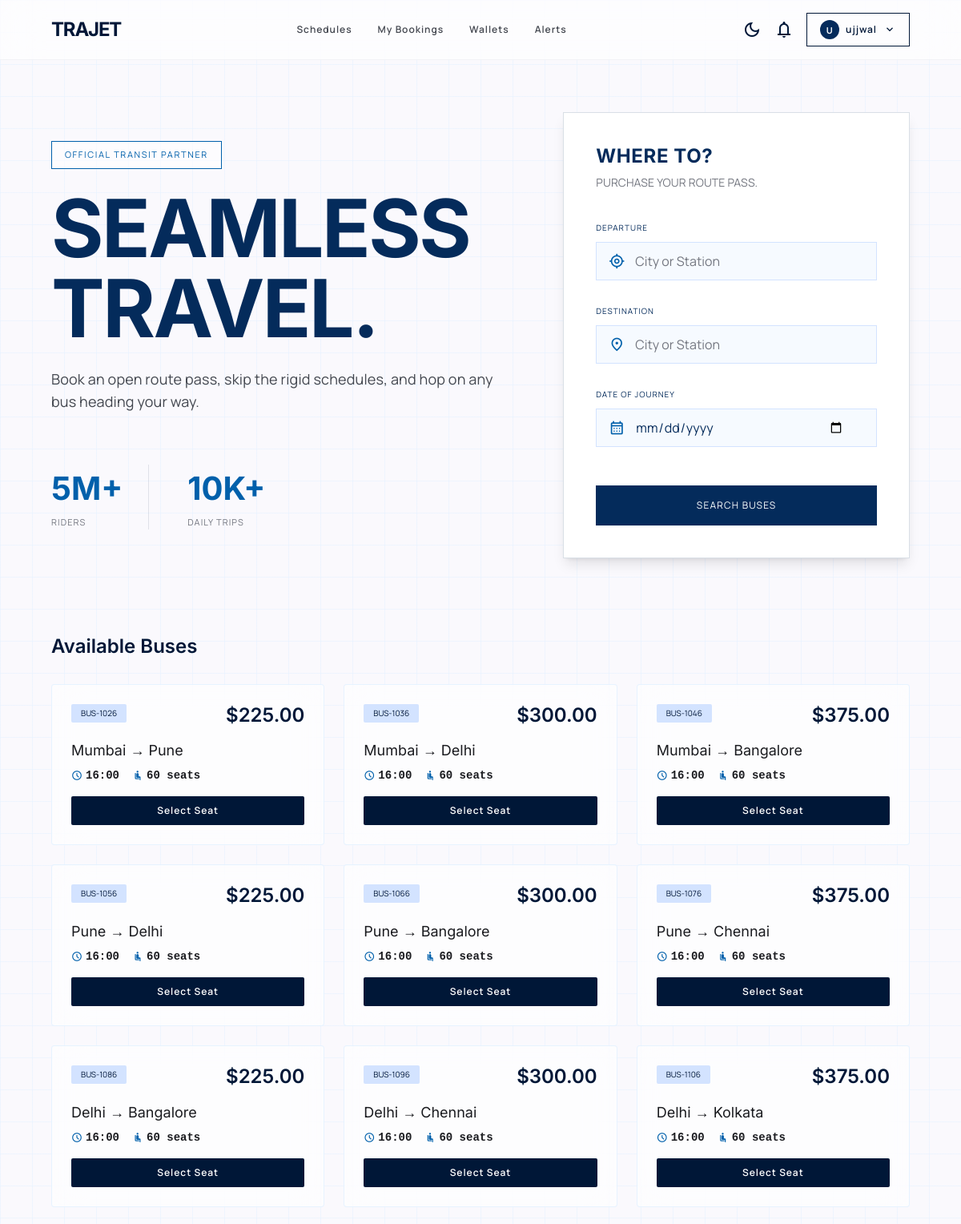
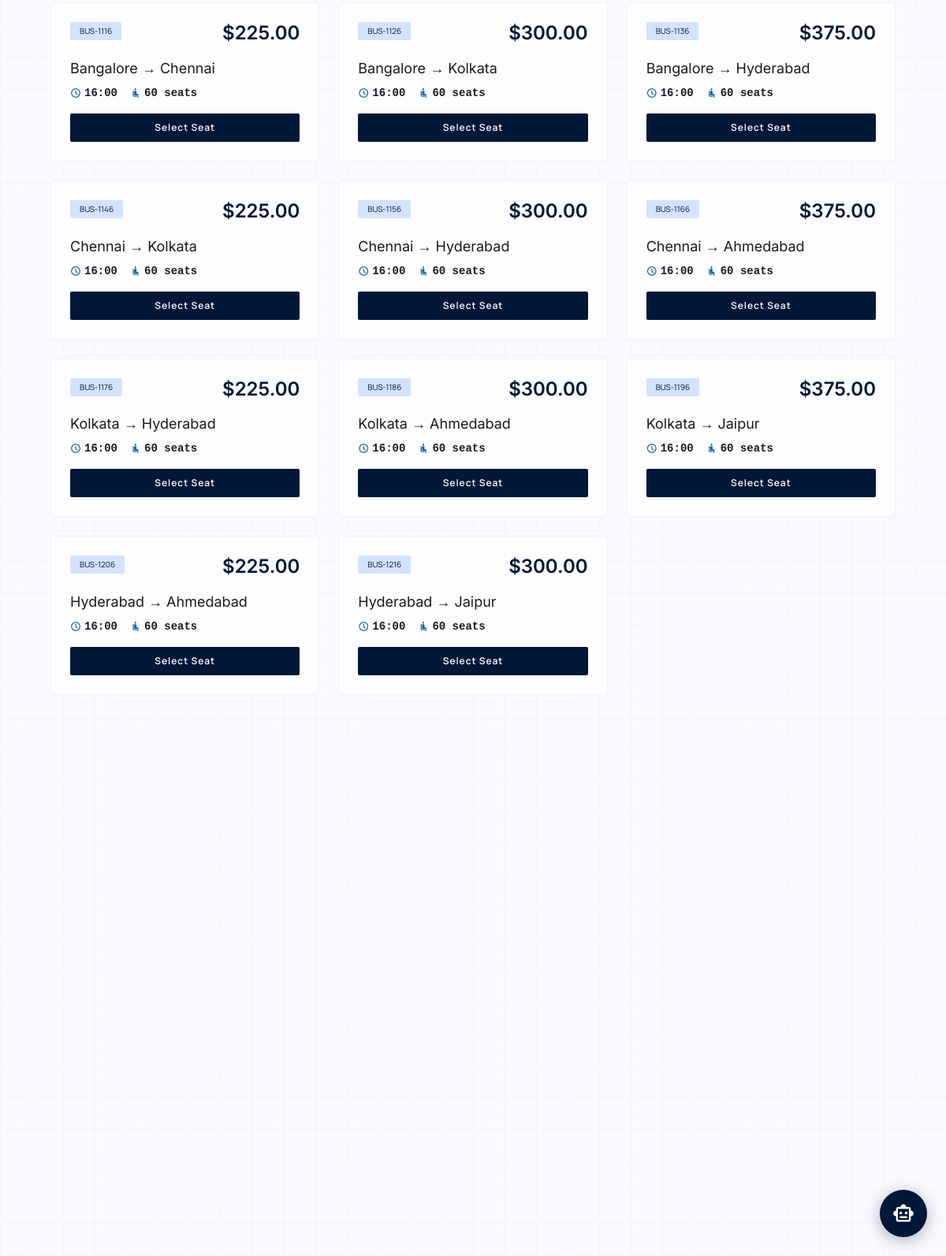
The app's page / (signed in) with its own data (2 pictures, top to bottom).
### transit/models.py (models this page shows, shortened)
class BusSchedule(models.Model):
    route = models.ForeignKey(Route, on_delete=models.CASCADE, related_name='schedules')
    bus_number = models.CharField(max_length=20)
    departure_time = models.DateTimeField()
    arrival_time = models.DateTimeField()
    total_seats = models.IntegerField(default=60)
    available_seats = models.IntegerField(default=60)
    price = models.DecimalField(max_digits=10, decimal_places=2)
    status_choices = [
        ('scheduled', 'Scheduled'),
        ('boarding', 'Boarding'),
        ('departed', 'Departed'),
        ('arrived', 'Arrived'),
        ('cancelled', 'Cancelled'),
    ]
    status = models.CharField(max_length=20, choices=status_choices, default='scheduled')
    created_at = models.DateTimeField(auto_now_add=True)
    class Meta:
        ordering = ['departure_time']

class Route(models.Model):
    departure = models.ForeignKey(Station, on_delete=models.CASCADE, related_name='departures')
    destination = models.ForeignKey(Station, on_delete=models.CASCADE, related_name='destinations')
    distance_km = models.DecimalField(max_digits=8, decimal_places=2, default=0)
    base_price = models.DecimalField(max_digits=10, decimal_places=2, default=0)
    is_active = models.BooleanField(default=True)

class Station(models.Model):
    name = models.CharField(max_length=200)
    city = models.CharField(max_length=100)
    latitude = models.DecimalField(max_digits=9, decimal_places=6, default=0)
    longitude = models.DecimalField(max_digits=9, decimal_places=6, default=0)
    is_active = models.BooleanField(default=True)
    class Meta:
        verbose_name_plural = 'Stations'

### transit/views.py (the view)
# urls.py: path('', views.schedules_view, name='schedules'),
def schedules_view(request):
    seed_data()
    departure = request.GET.get('departure', '')
    destination = request.GET.get('destination', '')
    journey_date = request.GET.get('journey_date', '')
    schedules = BusSchedule.objects.filter(
        status='scheduled',
        departure_time__gte=timezone.now()
    ).select_related('route', 'route__departure', 'route__destination')
    if departure:
        schedules = schedules.filter(route__departure__city__icontains=departure)
    if destination:
        schedules = schedules.filter(route__destination__city__icontains=destination)
    if journey_date:
        schedules = schedules.filter(departure_time__date=journey_date)
    return render(request, 'transit/schedules.html', {
        'schedules': schedules[:20],
        'cities_json': json.dumps(CITIES),
        'departure': departure,
        'destination': destination,
        'journey_date': journey_date,
    })

### templates/transit/schedules.html (shortened to what this page needs)
{% extends 'base.html' %}
{% block content %}
<main class="pt-[140px] pb-24 px-margin-mobile md:px-margin-desktop max-w-container-max mx-auto min-h-screen">
    <div class="grid grid-cols-1 lg:grid-cols-12 gap-gutter w-full">
        <div class="col-span-1 lg:col-span-7 flex flex-col justify-center space-y-12 lg:pr-12">
            <div class="space-y-6">
                <div class="inline-block px-4 py-2 border border-secondary text-secondary font-label-caps text-[11px] bg-white/50 uppercase tracking-[0.15em] slide-up-enter">OFFICIAL TRANSIT PARTNER</div>
                <h1 class="font-display-hero text-display-hero-mobile md:text-[100px] text-primary-container slide-up-enter font-bold leading-none tracking-tight">SEAMLESS<br/>TRAVEL.</h1>
                <p class="font-body-lg text-body-lg text-on-surface-variant max-w-xl slide-up-enter" style="font-size:18px;line-height:1.6;">Book an open route pass, skip the rigid schedules, and hop on any bus heading your way.</p>
            </div>
            <div class="flex items-center space-x-12 slide-up-enter pt-4">
                <div class="flex items-center space-x-8 border-r border-primary/10 pr-8">
                    <div>
                        <div class="font-headline-lg text-[40px] text-secondary font-bold">5M+</div>
                        <div class="font-label-caps text-[11px] text-outline mt-1 tracking-widest uppercase">RIDERS</div>
                    </div>
                </div>
                <div>
                    <div class="font-headline-lg text-[40px] text-secondary font-bold">10K+</div>
                    <div class="font-label-caps text-[11px] text-outline mt-1 tracking-widest uppercase">DAILY TRIPS</div>
                </div>
            </div>
        </div>
        <div class="col-span-1 lg:col-span-5 relative mt-16 lg:mt-0 flex items-center justify-end">
            <div class="booking-card p-10 w-full max-w-md shadow-lg">
                <div class="mb-8">
                    <h2 class="font-headline-md text-headline-md text-primary-container mb-2 font-bold tracking-wide">WHERE TO?</h2>
                    <p class="font-body-md text-body-md text-outline text-sm">PURCHASE YOUR ROUTE PASS.</p>
                </div>
                <form class="space-y-6" method="GET" action="{% url 'transit:schedules' %}">
                    <div class="space-y-2">
                        <label class="font-label-caps text-[10px] text-primary-container uppercase tracking-widest">DEPARTURE</label>
                        <div class="relative">
                            <span class="material-symbols-outlined absolute left-4 top-1/2 -translate-y-1/2 text-secondary text-[20px]">my_location</span>
                            <input name="departure" autocomplete="off" class="w-full h-12 pl-12 pr-4 bg-secondary-fixed/20 border border-secondary-fixed focus:border-secondary focus:ring-1 focus:ring-secondary focus:outline-none transition-colors font-body-md text-primary-container placeholder:text-outline" placeholder="City or Station" type="text" value="{{ departure }}"/>
                        </div>
                    </div>
                    <div class="space-y-2">
                        <label class="font-label-caps text-[10px] text-primary-container uppercase tracking-widest">DESTINATION</label>
                        <div class="relative">
                            <span class="material-symbols-outlined absolute left-4 top-1/2 -translate-y-1/2 text-secondary text-[20px]">location_on</span>
                            <input name="destination" autocomplete="off" class="w-full h-12 pl-12 pr-4 bg-secondary-fixed/20 border border-secondary-fixed focus:border-secondary focus:ring-1 focus:ring-secondary focus:outline-none transition-colors font-body-md text-primary-container placeholder:text-outline" placeholder="City or Station" type="text" value="{{ destination }}"/>
                        </div>
                    </div>
                    <div class="space-y-2">
                        <label class="font-label-caps text-[10px] text-primary-container uppercase tracking-widest">DATE OF JOURNEY</label>
                        <div class="relative">
                            <span class="material-symbols-outlined absolute left-4 top-1/2 -translate-y-1/2 text-secondary text-[20px]">calendar_month</span>
                            <input name="journey_date" class="w-full h-12 pl-12 pr-10 bg-secondary-fixed/20 border border-secondary-fixed focus:border-secondary focus:ring-1 focus:ring-secondary focus:outline-none transition-colors font-body-md text-primary-container" type="date"/>
                        </div>
                    </div>
                    <div class="pt-6 space-y-4">
                        <button class="w-full h-[50px] bg-primary-container text-white font-label-caps text-[12px] tracking-[0.1em] hover:bg-primary transition-colors hover:scale-[1.02] active:scale-[0.98] duration-150 uppercase" type="submit">SEARCH BUSES</button>
                    </div>
                </form>
            </div>
        </div>
    </div>
    {% if schedules %}
    <section class="mt-24">
        <h2 class="font-headline-md text-headline-md text-primary mb-8">Available Buses</h2>
        <div class="grid grid-cols-1 md:grid-cols-2 lg:grid-cols-3 gap-6">
            {% for schedule in schedules %}
            <div class="glass-card p-6 rounded-lg hover:border-secondary transition-all duration-300 transform hover:-translate-y-1">
                <div class="flex justify-between items-start mb-4">
                    <span class="font-label-caps text-[10px] px-3 py-1 bg-secondary-fixed text-primary rounded">{{ schedule.bus_number }}</span>
                    <span class="font-headline-md text-headline-md text-primary">${{ schedule.price }}</span>
                </div>
                <h3 class="font-headline-md text-[18px] mb-2">{{ schedule.route.departure.city }} &rarr; {{ schedule.route.destination.city }}</h3>
                <div class="flex flex-wrap gap-x-4 gap-y-2 mb-4">
                    <div class="flex items-center gap-1">
                        <span class="material-symbols-outlined text-secondary text-sm">schedule</span>
                        <span class="font-mono text-sm font-semibold">{{ schedule.departure_time|time:"H:i" }}</span>
                    </div>
                    <div class="flex items-center gap-1">
                        <span class="material-symbols-outlined text-secondary text-sm">airline_seat_recline_normal</span>
                        <span class="font-mono text-sm font-semibold">{{ schedule.available_seats }} seats</span>
                    </div>
                </div>
                <a href="{% url 'transit:seat_selection' %}?schedule_id={{ schedule.id }}" class="block w-full text-center bg-primary text-white py-3 font-label-caps text-label-caps rounded hover:bg-primary-container transition-colors">Select Seat</a>
            </div>
            {% endfor %}
        </div>
    </section>
    {% endif %}
</main>
{% endblock %}

### templates/base.html (shortened to what this page needs)
{% load static %}
<!DOCTYPE html>
<html class="light" lang="en">
<head>
    <script src="https://cdn.tailwindcss.com?plugins=forms,container-queries"></script>
    <link rel="stylesheet" href="{% static 'css/main.css' %}"/>
</head>
<body class="bg-surface font-body-md text-on-surface min-h-screen blueprint-bg overflow-x-hidden">
    <header class="fixed top-0 w-full z-50 bg-white/60 dark:bg-primary/60 backdrop-blur-xl border-b border-outline-variant/20">
        <div class="flex justify-between items-center px-margin-mobile md:px-margin-desktop py-4 w-full max-w-container-max mx-auto">
            <a href="{% url 'transit:schedules' %}" class="font-headline-md text-headline-md font-bold tracking-tighter text-primary">TRAJET</a>
            <div class="hidden md:flex gap-8 items-center">
                <a class="text-on-surface-variant dark:text-outline-variant font-label-caps text-label-caps hover:text-secondary transition-colors duration-150" href="{% url 'transit:schedules' %}">Schedules</a>
                <a class="text-on-surface-variant dark:text-outline-variant font-label-caps text-label-caps hover:text-secondary transition-colors duration-150" href="{% url 'transit:my_bookings' %}">My Bookings</a>
                <a class="text-on-surface-variant dark:text-outline-variant font-label-caps text-label-caps hover:text-secondary transition-colors duration-150" href="{% url 'transit:wallet' %}">Wallets</a>
                <a class="text-on-surface-variant dark:text-outline-variant font-label-caps text-label-caps hover:text-secondary transition-colors duration-150" href="{% url 'transit:alerts' %}">Alerts</a>
            </div>
            <div class="flex items-center gap-4">
                <button class="material-symbols-outlined text-primary hover:text-secondary transition-colors" onclick="toggleTheme()">dark_mode</button>
                <span class="material-symbols-outlined text-primary">notifications</span>
                {% if user.is_authenticated %}
                <div class="relative" id="profile-menu-wrapper">
                    <button onclick="toggleProfileMenu()" class="flex items-center gap-2 font-label-caps text-label-caps text-primary border border-primary px-4 py-2 hover:bg-primary hover:text-white transition-all">
                        <span class="w-6 h-6 rounded-full bg-primary-container text-white text-[11px] flex items-center justify-center font-bold">{{ user.username|first|upper }}</span>
                        {{ user.username|truncatechars:10 }}
                        <span class="material-symbols-outlined text-[16px]">expand_more</span>
                    </button>
                </div>
                {% else %}
                <a href="{% url 'transit:login_user' %}" class="bg-primary text-on-primary font-label-caps text-label-caps px-6 py-2 rounded hover:bg-primary-container transition-colors">Login</a>
                {% endif %}
            </div>
        </div>
    </header>
    {% block content %}{% endblock %}
    {% if user.is_authenticated %}
    <div id="chat-widget">
        <button id="chat-toggle" onclick="toggleChat()">
            <span class="material-symbols-outlined" style="font-size:28px">smart_toy</span>
        </button>
    </div>
    {% endif %}
</body>
</html>

### static/css/main.css (style rules this page uses)
:root { --primary: #001737; --secondary: #0060ab; --surface: #faf9fd; --on-surface: #1a1b1f; }
* { box-sizing: border-box; }
body { font-family: 'Manrope', sans-serif; background-color: var(--surface); color: var(--on-surface); margin: 0; padding: 0; }
.blueprint-bg { background-color: var(--surface); background-image: linear-gradient(rgba(226, 240, 255, 0.5) 1px, transparent 1px), linear-gradient(90deg, rgba(226, 240, 255, 0.5) 1px, transparent 1px); background-size: 40px 40px; }
.glass-card { background: rgba(255, 255, 255, 0.6); backdrop-filter: blur(20px); -webkit-backdrop-filter: blur(20px); border: 1px solid rgba(226, 240, 255, 0.8); }
.material-symbols-outlined { font-variation-settings: 'FILL' 0, 'wght' 400, 'GRAD' 0, 'opsz' 24; }
.slide-up-enter { opacity: 0; transform: translateY(30px); animation: slideUp 0.8s cubic-bezier(0.16, 1, 0.3, 1) forwards; }
#chat-widget { position: fixed; bottom: 24px; right: 24px; z-index: 9999; }
#chat-toggle { width: 60px; height: 60px; border-radius: 50%; background: #001737; color: white; border: none; cursor: pointer; display: flex; align-items: center; justify-content: center; box-shadow: 0 4px 20px rgba(0,23,55,0.3); transition: all 0.3s; font-size: 28px; }
.booking-card { background: #ffffff; border: 1px solid rgba(4, 43, 91, 0.15); box-shadow: inset 0 0 0 4px #faf9fd, 0 10px 40px -10px rgba(0, 23, 55, 0.08); }

### records on screen
BusSchedule: bus_number "BUS-1026", price "225.00", route.departure.city "Mumbai", route.destination.city "Pune", departure_time "16:00", available_seats "60"
BusSchedule: bus_number "BUS-1036", price "300.00", route.departure.city "Mumbai", route.destination.city "Delhi", departure_time "16:00", available_seats "60"
BusSchedule: bus_number "BUS-1046", price "375.00", route.departure.city "Mumbai", route.destination.city "Bangalore", departure_time "16:00", available_seats "60"
BusSchedule: bus_number "BUS-1056", price "225.00", route.departure.city "Pune", route.destination.city "Delhi", departure_time "16:00", available_seats "60"
BusSchedule: bus_number "BUS-1066", price "300.00", route.departure.city "Pune", route.destination.city "Bangalore", departure_time "16:00", available_seats "60"
BusSchedule: bus_number "BUS-1076", price "375.00", route.departure.city "Pune", route.destination.city "Chennai", departure_time "16:00", available_seats "60"
BusSchedule: bus_number "BUS-1086", price "225.00", route.departure.city "Delhi", route.destination.city "Bangalore", departure_time "16:00", available_seats "60"
BusSchedule: bus_number "BUS-1096", price "300.00", route.departure.city "Delhi", route.destination.city "Chennai", departure_time "16:00", available_seats "60"
BusSchedule: bus_number "BUS-1106", price "375.00", route.departure.city "Delhi", route.destination.city "Kolkata", departure_time "16:00", available_seats "60"
BusSchedule: bus_number "BUS-1116", price "225.00", route.departure.city "Bangalore", route.destination.city "Chennai", departure_time "16:00", available_seats "60"
BusSchedule: bus_number "BUS-1126", price "300.00", route.departure.city "Bangalore", route.destination.city "Kolkata", departure_time "16:00", available_seats "60"
BusSchedule: bus_number "BUS-1136", price "375.00", route.departure.city "Bangalore", route.destination.city "Hyderabad", departure_time "16:00", available_seats "60"
BusSchedule: bus_number "BUS-1146", price "225.00", route.departure.city "Chennai", route.destination.city "Kolkata", departure_time "16:00", available_seats "60"
BusSchedule: bus_number "BUS-1156", price "300.00", route.departure.city "Chennai", route.destination.city "Hyderabad", departure_time "16:00", available_seats "60"
BusSchedule: bus_number "BUS-1166", price "375.00", route.departure.city "Chennai", route.destination.city "Ahmedabad", departure_time "16:00", available_seats "60"
BusSchedule: bus_number "BUS-1176", price "225.00", route.departure.city "Kolkata", route.destination.city "Hyderabad", departure_time "16:00", available_seats "60"
BusSchedule: bus_number "BUS-1186", price "300.00", route.departure.city "Kolkata", route.destination.city "Ahmedabad", departure_time "16:00", available_seats "60"
BusSchedule: bus_number "BUS-1196", price "375.00", route.departure.city "Kolkata", route.destination.city "Jaipur", departure_time "16:00", available_seats "60"
BusSchedule: bus_number "BUS-1206", price "225.00", route.departure.city "Hyderabad", route.destination.city "Ahmedabad", departure_time "16:00", available_seats "60"
BusSchedule: bus_number "BUS-1216", price "300.00", route.departure.city "Hyderabad", route.destination.city "Jaipur", departure_time "16:00", available_seats "60"

### other values on screen
{{ user.username|first|upper }} "U"
{{ user.username|truncatechars:10 }} "ujjwal"
